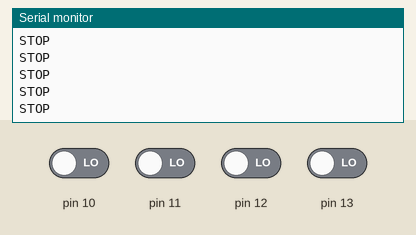
The sketch below on a simulated Arduino Uno, built with avr-gcc and run on an emulated ATmega328P. Parts: the last lines printed to the serial monitor. Inputs (shaded band) come from the test bench; at power-on: pin 10–13 LOW.

Above: at 1.2 s.
1.3 s: pin 10 driven HIGH
At 1.31 s:
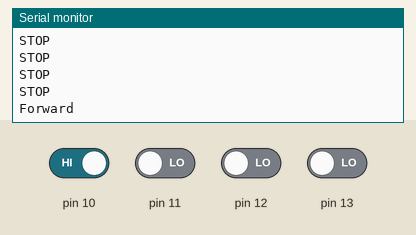
3.2 s: pin 11 driven HIGH
At 4.42 s:
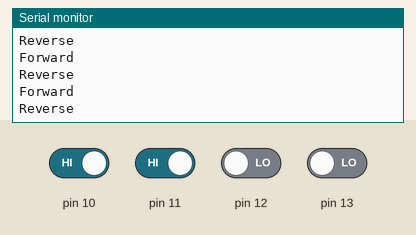
4.8 s: pin 12 driven HIGH
6.4 s: pin 13 driven HIGH
At 7.2 s:
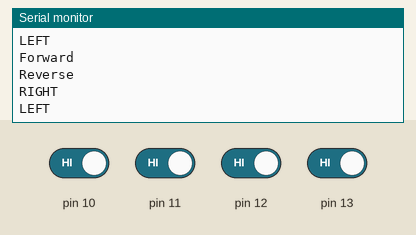

The sketch:

Reciever.ino.ino
```cpp
int forward=0;
int backward=0;
int right=0;
int left=0;
void setup()
{
 pinMode(10,INPUT);
 pinMode(11,INPUT);
 pinMode(12,INPUT);
 pinMode(13,INPUT);
 Serial.begin(9600);

}
void loop()
{
  forward=digitalRead(10);
  backward=digitalRead(11);
  right=digitalRead(12);
  left=digitalRead(13);
   if(forward==HIGH)
    {

     Serial.println("Forward");
    }
   if(backward==HIGH)
    {

     Serial.println("Reverse");
    }
    if(right==HIGH)
     {

      Serial.println("RIGHT");
     }
     if(left==HIGH)
      {

       Serial.println("LEFT");
      }
   if(left==LOW&&right==LOW&&forward==LOW&&backward==LOW)
   {
      Serial.println("STOP");
   }
   delay(100);
}
```

Measured:
- after the input at 1.3 s, the serial monitor: prints a new line at once (image 1)
- after the input at 3.2 s, the serial monitor: prints a new line at once (image 2)
- after the input at 6.4 s, the serial monitor: prints a new line at once (image 3)
